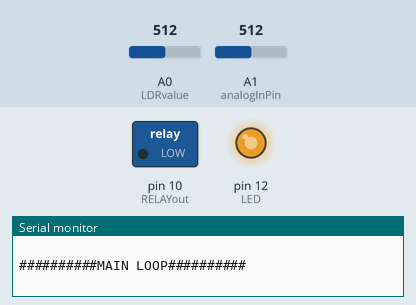
Simulated run of this sketch. Board: Arduino Uno, built with avr-gcc and run on an emulated ATmega328P. Shown: switched loads named in the sketch (green lamp = pin HIGH), output pins drawn as LEDs (lit = HIGH), the last lines printed to the serial monitor. Inputs (shaded band) come from the test bench; at power-on: A1 (analogInPin) = 512, A0 (LDRvalue) = 512.

Above: at 4.17 s.
4.2 s: A1 (analogInPin) set to 80
At 4.57 s:
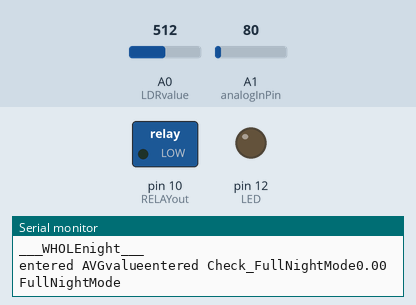
7.7 s: A1 (analogInPin) set to 70
At 8.2 s:
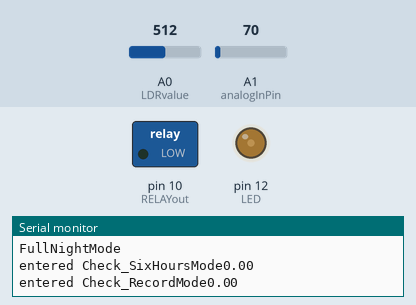
Timing chart, 0 to 17.2 s (numbered marks = the images above; inputs shaded):
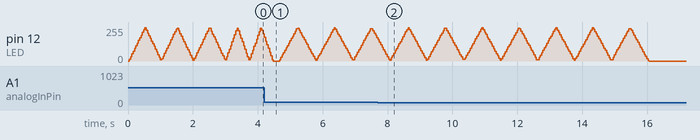

Measured:
- the behaviour switches between 75 and 74 on A1 (analogInPin) (found by bisection; images 1 and 2)

The sketch:

v2.ino
```cpp
#include <EEPROM.h>

int i, j, k,
    RECvalue,
    LDRdirect,
    LDRmapped,
    BEFOREextLIGHT = 0,
    AVERAGEvalue = 0,
    NEWAVERAGEvalue = 0,
    PREVIOUSvalue = 0,
    VALUEbeforeON = 0,
    adjust = 0,
    calculated = 0,
    RECcal = 0,
    addr = 99,
    NIGHTswitch, //NIGHTswitch == 1 - Wholenight|| NIGHTswitch==0 - 5 hours
    LIGHTstate = 0; //LIGHTstate == 1 - ON|| LIGHTstate==0 - OFF

volatile boolean STATE = true; // STATE = True Predefined intensity | STATE = False Recorded intensity

int LED = 12,
    RELAYout = 10;

float Freq_FullNight = 1600.0;
float Freq_SixHours = 2600.0;
float Freq_Record = 3600.0;

float Threshold_FullNight = 0.0;
float Threshold_SixHours = 0.05;
float Threshold_Record = 0.0009;

int Received_Bit_Check [3] ={0,0,0} ;
float ReceptionTime = 5000; // 5 mins = 5000
double EndTime;
double StartTime;

const int analogInPin = A1;
uint32_t startTime_uS;
uint32_t endTime_uS;

int16_t values[128];

                              // 0 , 1
float Freq_TimeData[3][2] = { { 1100.0, 2100.0 },   // 1st bit
                            { 3100.0, 4100.0 },   // 2nd bit
                            { 5100.0, 6100.0 } }; // 3rd bit

float Threshold_TimeData[3][2] = { { 0.5, 0.1 },
                                 { 0.22, 0.1 },
                                 { 0.22, 0.22 } };


float Single_Point_DFT(int inputArray[], int startingIndex, int endingIndex, float sampleFreq, float freqToSampleFor)
{
  //Serial.println("entered Single_Point_DFT");
  float N = endingIndex - startingIndex + 1; //N=number of samples
  float k = freqToSampleFor * N / sampleFreq;
  float radiansPerSample = 2.0 * 3.14159 * k / N;

  float RealSum = 0;
  float ImaginarySum = 0;
  for (int n = 0; n <= endingIndex - startingIndex; n++) {
    float angle = n * radiansPerSample;
    float voltage = inputArray[startingIndex + n] * (5.0 / 1023.0);

    RealSum += voltage * cos(angle);
    ImaginarySum -= voltage * sin(angle);
  }

  return (RealSum * RealSum + ImaginarySum * ImaginarySum) / N;
}


void BLINKled(int x, int y) // x= no of blink; y speed (750 is fast 1000 is slow)
{
  digitalWrite(LED, 0);
  for (i = 0; i < x; i++) {
    for (j = 0; j < y; j++) {
      digitalWrite(LED, 1);
      delayMicroseconds(j);
      digitalWrite(LED, 0);
      delayMicroseconds(y - j);
    }
    for (j = 0; j < y; j++) {
      digitalWrite(LED, 1);
      delayMicroseconds(y - j);
      digitalWrite(LED, 0);
      delayMicroseconds(j);
    }
  }
}

void DELAYwithaudiocheck(float d) {
  for (k = 0; k < 1000; k++) {
    delay(d);
    Listen_Audio();
  }
}

// void BUTTONcheck() {
//   attachInterrupt(digitalPinToInterrupt(PUSHbutton), STATEchange, RISING);
// }

void STATEchange() {
  adjust = 0;
  digitalWrite(RELAYout, 0);
  digitalWrite(LED, 1);


  if (STATE) {
    STATE = false;
    EEPROM.write(addr + 1, 0); // Light mode (REC or PRE defined)
  } else {
    STATE = true;
    EEPROM.write(addr + 1, 1); // Light mode (REC or PRE defined)
  }
  //Serial.println("Interrupt"); // STATE = True Predefined intensity | STATE = False Recorded intensity
}

void LDRvalue() {
  LDRdirect = analogRead(A0);
  LDRmapped = map(LDRdirect, 0, 1024, 0, 255);
  //Serial.print("LDR mapped ");
  //Serial.println(LDRmapped);
}

void Listen_Audio ()
{
  //Serial.println("entered listen audio");
  Check_FullNightMode();
  Check_SixHoursMode();
  Check_RecordMode();
}

float Find_DFT(float Test_Freq)
{
    startTime_uS = micros();
    int values = Find_128_sample_values();
    endTime_uS = micros();
    float sampleFreq = 128.0*1000000.0/(endTime_uS - startTime_uS);
    float dft = Single_Point_DFT(values, 0, 127, sampleFreq, Test_Freq);
    return dft;
}

int Find_128_sample_values()
{
    for(uint8_t n = 0; n<128; n++)
    {
       values[n] = analogRead(analogInPin);
    }
    return(values);
}

void Check_FullNightMode()
{
  Serial.print("entered Check_FullNightMode");
    float FullNight_DFT = Find_DFT(Freq_FullNight);
    Serial.println(FullNight_DFT);
    if (FullNight_DFT > Threshold_FullNight)
    {
      Serial.println("FullNightMode");
        NIGHTswitch = 1;
    }
}

void Check_SixHoursMode()
{
    Serial.print("entered Check_SixHoursMode");
    float SixHours_DFT = Find_DFT(Freq_SixHours);
    Serial.println(SixHours_DFT);
    if (SixHours_DFT > Threshold_SixHours)
    {
      Serial.println("SixHours_DFT");
        NIGHTswitch = 0;
    }
}

void Check_RecordMode()
{
  Serial.print("entered Check_RecordMode");
  float Record_DFT = Find_DFT(Freq_Record);
  Serial.println(Record_DFT);
  if (Record_DFT > Threshold_Record)
  {
    STATE = true;
    BLINKled(10,750);
    int Binary = Received_value();
    int Decimal = BinaryToDecimal(Binary);
    Send_On_Time(Decimal);

  }
}

void Send_On_Time(int Time)
{
  //Serial.println("entered Send_On_Time");
  int TurnOnDelay = Time*60*60; // Time delay in seconds.
  DELAYwithaudiocheck(TurnOnDelay);

}

int BinaryToDecimal(int binary[])
{
  //Serial.println("entered BinaryToDecimal");
  int i=0;
  int j=3;
  int b[4];
  int decimal = 0;
  int power [4]= {1,2,4,8};
  while (j>=0)
  {
    b[i]=binary[j];
    decimal = ( power[i]*b[i] ) + decimal;
    j--;
    i++;
  }
  return decimal;
}

int Received_value()
{
  //Serial.println("entered Received_value");
  int Received_value[3];
  StartTime = millis();
  while (Received_Bit_Check[0] == 0 || Received_Bit_Check[1] == 0 || Received_Bit_Check[2] == 0)
  {
    if ((EndTime - StartTime) < ReceptionTime)
    {
      for (int i = 0 ; i<3 ; i++)
      {
        if (Received_Bit_Check[i] == 0)
        {
          for (int j = 0 ; j< 2 ; j++)
          {
            int DFT = Find_DFT(Freq_TimeData[i][j]);

            if (DFT > Threshold_TimeData[i][j])
            {
              if ( j == 0 )
              {
                Received_Bit_Check[i] = 1;
                Received_value [i] = 0;
              }
              else
              {
                Received_Bit_Check[i] = 1;
                Received_value [i] = 1;
              }
            }
          }
        }
      }
    EndTime = millis();
    }
    else
    {
      break;
    }
  }
  return Received_value;
}

int AVGvalue(int f) {
  AVERAGEvalue = 0;

  for (i = 1; i < f + 1; i++) // 60 for a minute
  {
    LDRvalue();
    Serial.print("entered AVGvalue");
    Listen_Audio();

    if (abs(LDRmapped - BEFOREextLIGHT) > 50 && LIGHTstate == 1) {
      CHECKexternalLIGHTS();
    }
    AVERAGEvalue = LDRmapped + AVERAGEvalue - adjust;
    BEFOREextLIGHT = AVERAGEvalue / i + adjust;
    //Serial.print("BEFOREextLIGHT ");
    //Serial.println(BEFOREextLIGHT);
    DELAYwithaudiocheck(1); // 1sec delay  dont adjust this use d
  }
  //Serial.print("Adjust ");
  //Serial.println(adjust);
  AVERAGEvalue = AVERAGEvalue / f;
  //Serial.print("Average value ");
  //Serial.println(AVERAGEvalue);
  //Serial.print("BEFOREextLIGHT ");
  //Serial.println(BEFOREextLIGHT);
  return AVERAGEvalue;
}

int NEWAVGvalue(int f) {
  NEWAVERAGEvalue = 0;
  for (i = 0; i < f; i++) // 60 for a minute
  {
    LDRvalue();
    NEWAVERAGEvalue = LDRmapped + NEWAVERAGEvalue;
    (1); // 1sec delay  dont adjust this used
  }
  NEWAVERAGEvalue = NEWAVERAGEvalue / f;
  //Serial.print("NEWAVERAGEvalue ");
  //Serial.println(NEWAVERAGEvalue);
  return NEWAVERAGEvalue;
}

void RECORD() {
  //Serial.println("***** RECORD *****");
  while (RECcal == 0) {
    RECvalue = AVGvalue(10);
    //Serial.print("Recorded Value ");
    //Serial.println(RECvalue);
    EEPROM.write(addr, RECvalue);
    RECcal = 1;
  }
  if (digitalRead(NIGHTswitch) == 1)
    WHOLEnight(RECvalue);
  if (digitalRead(NIGHTswitch) == 0)
    PARTIALnight(RECvalue);
}

void PREdefined(int g) {
  RECcal = 0; // when record function is broke
  Serial.println("***** PREdefined *****");
  if (NIGHTswitch == 1)
    WHOLEnight(g);
  if (NIGHTswitch == 0)
    PARTIALnight(g);
}

void WHOLEnight(int g) {
  Serial.println("___WHOLEnight___");
  PREVIOUSvalue = AVGvalue(10); //Also used to find AVERAGEvalue || use AVGvalue(58) for a minute including AVGvalue(5) in CHECKexternalLIGHTS()
  //Serial.print("PREVIOUSvalue ");
  //Serial.println(PREVIOUSvalue);
  if (AVERAGEvalue < g || AVERAGEvalue == g) {
    //Serial.println("LIGHTS ON");
    digitalWrite(RELAYout, 1);
    LIGHTstate = 1;
    while (calculated == 0) {
      VALUEbeforeON = PREVIOUSvalue;
      //Serial.print("VALUEbeforeON ");
      //Serial.println(VALUEbeforeON);
      DELAYwithaudiocheck(5); // wait 120 sec for the intensity around the surroundings to get stable and not flicker(turn off and on)
      adjust = AVGvalue(5) - VALUEbeforeON; // 30 values to fing adjust AVGvalue(30)
      AVERAGEvalue = AVGvalue(5) - adjust;
      calculated = 1;
    }
  }

  if (AVERAGEvalue > g) {
    //Serial.println("LIGHTS OFF");
    adjust = 0;
    digitalWrite(RELAYout, 0);
    calculated = 0;
    LIGHTstate = 0;
  }
}

void CHECKexternalLIGHTS() {
  NEWAVGvalue(5); // 5values to check external lights
  //Serial.println("External lighting");
  adjust = NEWAVERAGEvalue - VALUEbeforeON;
  //Serial.print("VALUEbeforeON ");
  //Serial.println(VALUEbeforeON);
  //Serial.print("Adjust modified ");
  //Serial.println(adjust);
}

void PARTIALnight(int g) {
  //Serial.println("___PARTIALnight___");
  AVGvalue(10);
  if (AVERAGEvalue < g) {
    //Serial.println("LIGHTS ON");
    digitalWrite(RELAYout, 1);
    delay(5000);
    DELAYwithaudiocheck(300); //18000 for 5 hours (5*60*60)

    //Serial.println("LIGHTS OFF");
    digitalWrite(RELAYout, 0);
    DELAYwithaudiocheck(600); //50400 for 14hours off time
  }
}

void setup() {
  pinMode(A0, INPUT);
  pinMode(9, INPUT);
  pinMode(10, OUTPUT);
  pinMode(11, INPUT);
  pinMode(12, OUTPUT);

  digitalWrite(RELAYout,0);

  NIGHTswitch = 1;

  double EndTime = StartTime = 0;

  Serial.begin(9600);

  BLINKled(3, 700);

  LDRvalue();
  BEFOREextLIGHT = LDRmapped;

  STATE = true;


  if (EEPROM.read(addr + 1) == 0) // Light mode (REC or PRE defined)
  {
    RECcal = 1;
    RECvalue = EEPROM.read(addr);
    //Serial.print("------Reading EEPROM------");
    //Serial.print("Recorded Value (After supply interrupted) ");
    //Serial.println(RECvalue);
    STATE = false;
  }
}

void loop() {
  Serial.println("               ");
  Serial.println("##########MAIN LOOP##########");
  if (STATE == true) {
    BLINKled(2, 600);
    Serial.println("Predefined Value state");
    PREdefined(80); // predefined value 80 for light to turn on
  }
  if (STATE == false) {
    //Serial.println("recorded Value state");
    BLINKled(4, 600);
    RECORD();
  }

}
```
